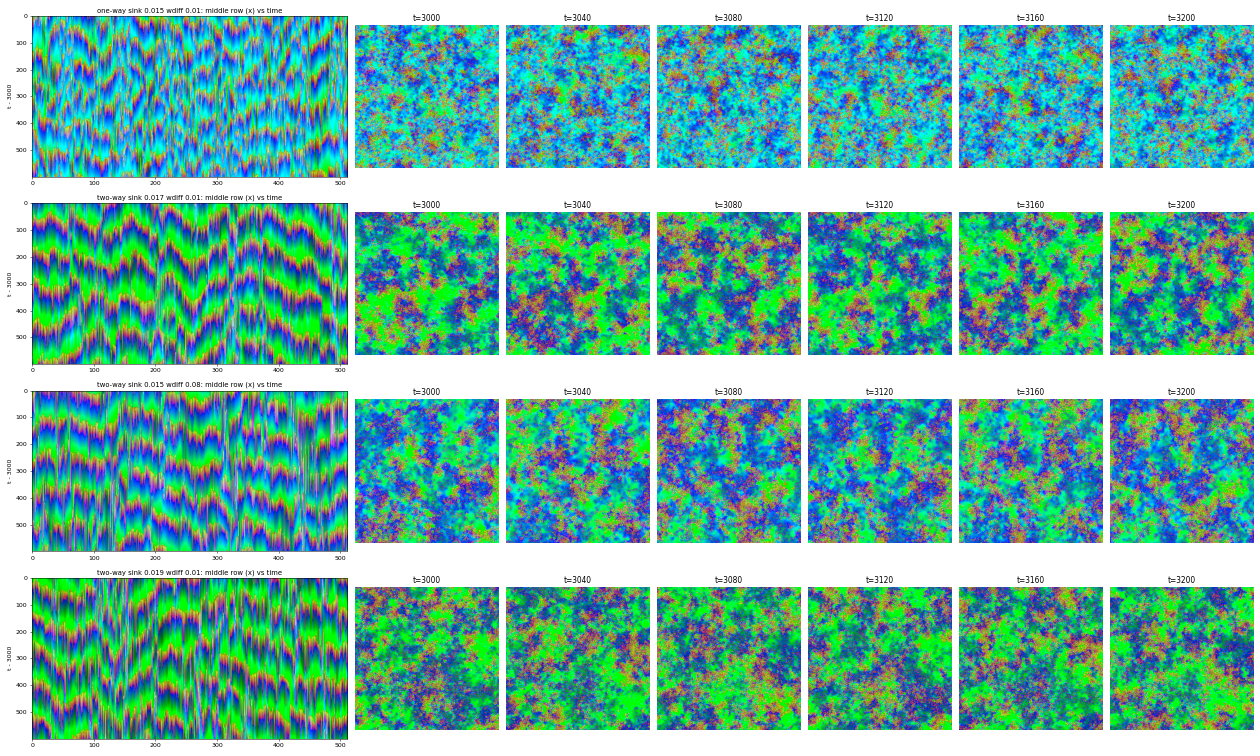

Generate this figure with Python:
import sys, os, numpy as np, matplotlib; matplotlib.use('Agg'); import matplotlib.pyplot as plt
from multiprocessing import Pool
sys.path.insert(0, os.path.dirname(os.path.abspath(__file__)))
from run2 import build, img6, P0, LIB, X, ROOT
MAIN = os.path.join(ROOT, 'C', 'libevoca.dylib')
CASES = [('one-way', MAIN, 0.015, 0.01), ('two-way', LIB, 0.017, 0.01),
         ('two-way', LIB, 0.015, 0.08), ('two-way', LIB, 0.019, 0.01)]
N = 512

def run(case):
    name, lib, ws, wd = case
    s = build(dict(P0, waste_sink=ws, wdiff=wd), N, 0, lib=lib)
    for _ in range(3000): s.step()
    rows = []; frames = []
    for t in range(600):
        s.step()
        im = img6(s, N)
        rows.append(im[N // 2])            # the middle row, every step
        if t % 40 == 0 and len(frames) < 6: frames.append(im[:256, :256])
    s.free()
    return case, np.array(rows), frames

if __name__ == '__main__':
    with Pool(4) as pool:
        R = pool.map(run, CASES)
    fig, axs = plt.subplots(len(R), 7, figsize=(28, 4.2 * len(R)),
                            gridspec_kw=dict(width_ratios=[2.2] + [1] * 6))
    for r, ((name, _, ws, wd), kymo, frames) in enumerate(R):
        axs[r, 0].imshow(kymo, aspect='auto'); axs[r, 0].set_ylabel('t - 3000')
        axs[r, 0].set_title(f'{name} sink {ws} wdiff {wd}: middle row (x) vs time', fontsize=11)
        for k, f in enumerate(frames):
            axs[r, k + 1].imshow(f); axs[r, k + 1].axis('off'); axs[r, k + 1].set_title(f't={3000 + 40 * k}')
    plt.tight_layout(); plt.savefig(os.path.join(X, 'kymo.png'), dpi=45)
